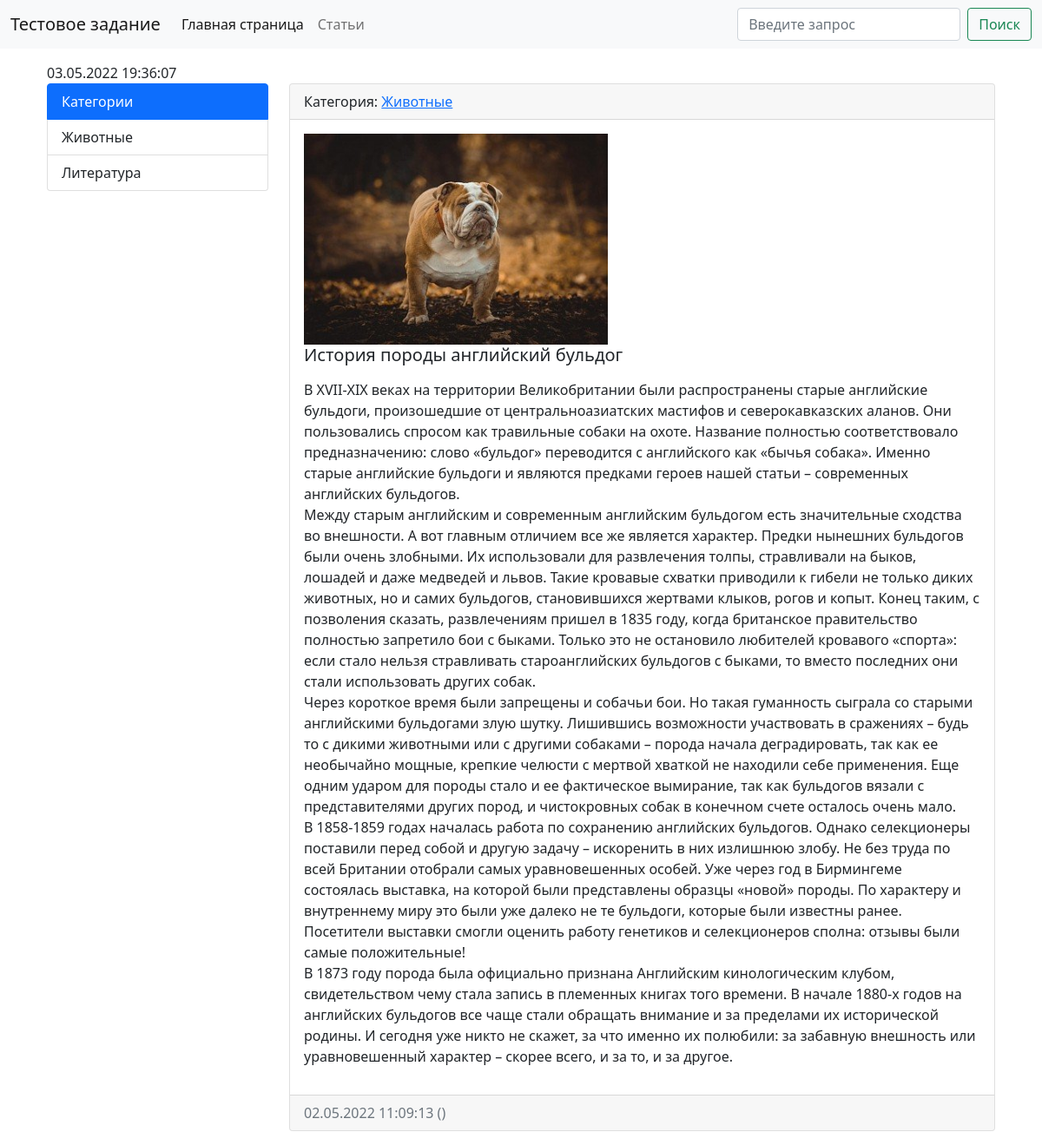
Page /article/6 on the committed database.
### main/models.py (models this page shows, shortened)
class Category(models.Model):
    title = models.CharField(max_length=150, db_index=True, verbose_name='Наименование категории')
    def get_absolute_url(self):
        return reverse('category', kwargs={'category_id': self.id})
    class Meta:
        verbose_name = 'Категория'
        verbose_name_plural = 'Категории'
        ordering = ['title']

class Articles(models.Model):
    title = models.CharField(max_length=150, verbose_name='Наименование')
    content = models.TextField(verbose_name='Содержание')
    created_at = models.DateTimeField(auto_now_add=True, verbose_name='Дата публикации')
    updated_at = models.DateTimeField(auto_now=True, verbose_name='Дата обновления')
    photo = models.ImageField(upload_to='photos/%Y/%m/%d/', blank=True, verbose_name='Фото')
    is_published = models.BooleanField(default=True, verbose_name='Опубликовано')
    category = models.ForeignKey('Category', on_delete=models.PROTECT, null=True, verbose_name='Категория')
    def get_absolute_url(self):
        return reverse('view_article', kwargs={'articles_id': self.id})
    class Meta:
        verbose_name = 'Статья'
        verbose_name_plural = 'Статьи'
        ordering = ['-created_at']

### main/views.py (the view)
# urls.py: path('article/<int:articles_id>', view_article, name='view_article'),
def view_article(request, articles_id):
    article_item = Articles.objects.get(id=articles_id)
    context = {
        'article_item': article_item,
    }
    return render(request, 'main/article.html', context)

### main/templatetags/articles_tags.py (called while the page is built)
@register.simple_tag(name='get_list_categories')
def get_categories():
    return Category.objects.all()

### main/templates/main/article.html (shortened to what this page needs)
{% extends 'main/base.html' %}
{% block content%}
    <div class="container mt-3">
        {%  now "d.m.Y H:i:s" %}
        <div class="row">
            {% include 'inc/_sidebar.html' %}
            <div class="col-md-9">
                <div class="card mb-3">
                    <div class="card-header">
                        Категория: <a href="{{ article_item.get_absolute_url }}"> {{ article_item.category.title }}
                    </a>
                    </div>
                    <div class="card-body">
                        <div class="media">
                            {% if article_item.photo %}
                                <img src="{{ article_item.photo.url }}" alt="" width="350" class="mr-3">
                            {% endif %}
                            <div class="media-body">
                                <h5 class="card-title">{{ article_item.title }}</h5>
                                {% autoescape off %}
                                    <p class="card-text">{{ article_item.content|linebreaks }}</p>
                                {% endautoescape %}
                            </div>
                        </div>
                    </div>
                    <div class="card-footer text-muted">
                        {{ article_item.created_at|date:"d.m.Y H:i:s" }} ({{ item.created_at|timesince }})
                    </div>
                </div>
            </div>
        </div>
    </div>
{% endblock %}

### main/templates/inc/_sidebar.html
{% load articles_tags %}
<div class="col-md-3">
    <div class="list-group">
        <a class="list-group-item list-group-item-action active"> Категории </a>
    {% get_list_categories as categories %}
        {% for item in categories %}
            <a href="{{ item.get_absolute_url }}" class="list-group-item list-group-item-action">
                {{ item.title }}
            </a>
        {% endfor %}
    </div>
</div>

### rows in the picture
Category: title "Животные"
Category: title "Литература"
Articles: category "Животные", photo (picture), title "История породы английский бульдог", content "В XVII-XIX веках на территории Великобритании были распространены старые английские бульдоги, произошедшие от центральноазиатских мастифов и северокавказских аланов. Они пользовались спросом как травильные собаки на охоте. Название полностью соответствовало предназначению: слово «бульдог» переводится с английского как «бычья собака». Именно старые английские бульдоги и являются предками героев нашей статьи – современных английских бульдогов. Между старым английским и современным английским бульдогом есть значительные сходства во внешности. А вот главным отличием все же является характер. Предки нынешних бульдогов были очень злобными. Их использовали для развлечения толпы, стравливали на…", created_at "02.05.2022 11:09:13"
